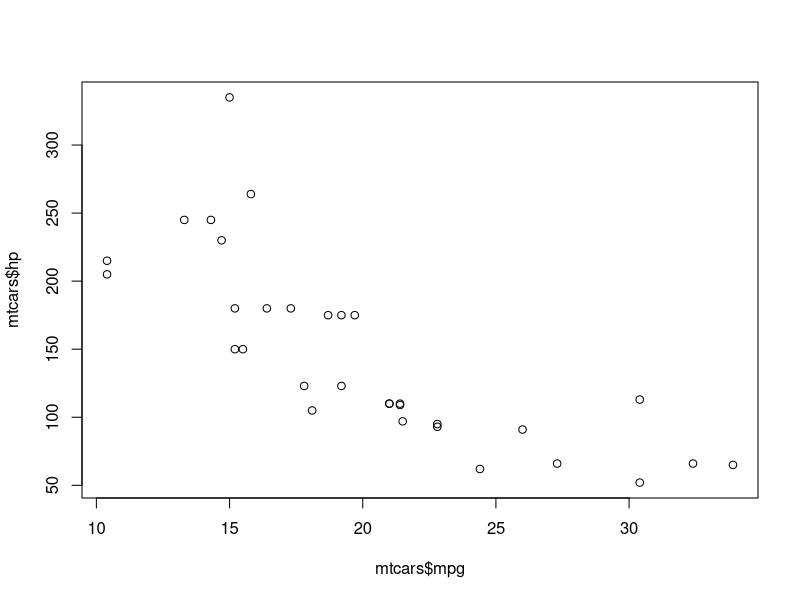
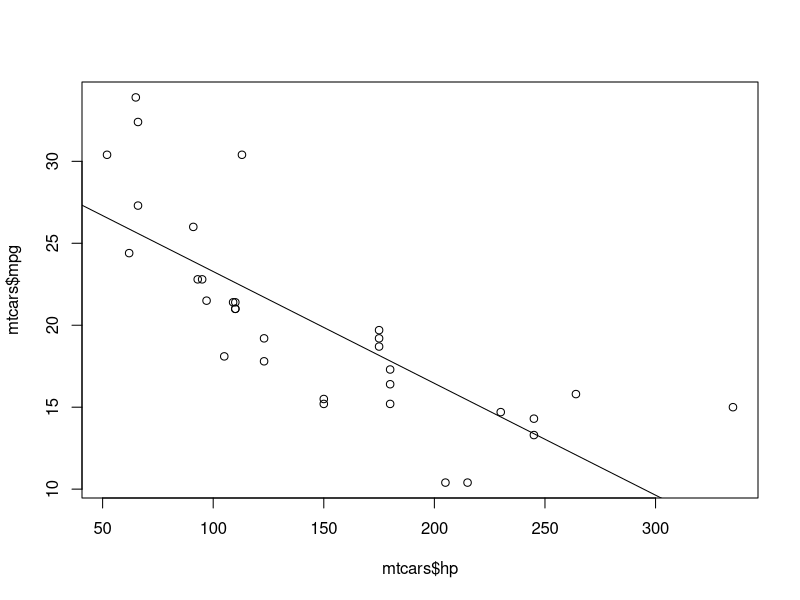

Source code (R) for these figures, in order:
library(tidyverse)

data("mtcars")

View(mtcars)

sport_cars<-mtcars %>% 
  filter(cyl>=6)

#4-step workflow
#1. pull at least once when you start
#2. add files to stage them for next snapshot
#3. commit snapshots - this adds  snapshot to history
#4. push commits to the remote (origin)

summary(mtcars)

plot(mtcars$mpg, mtcars$hp)

mpg_to_hp <- lm(mpg ~ hp, data=mtcars)

plot(mtcars$mpg ~ mtcars$hp)

abline(mpg_to_hp)
